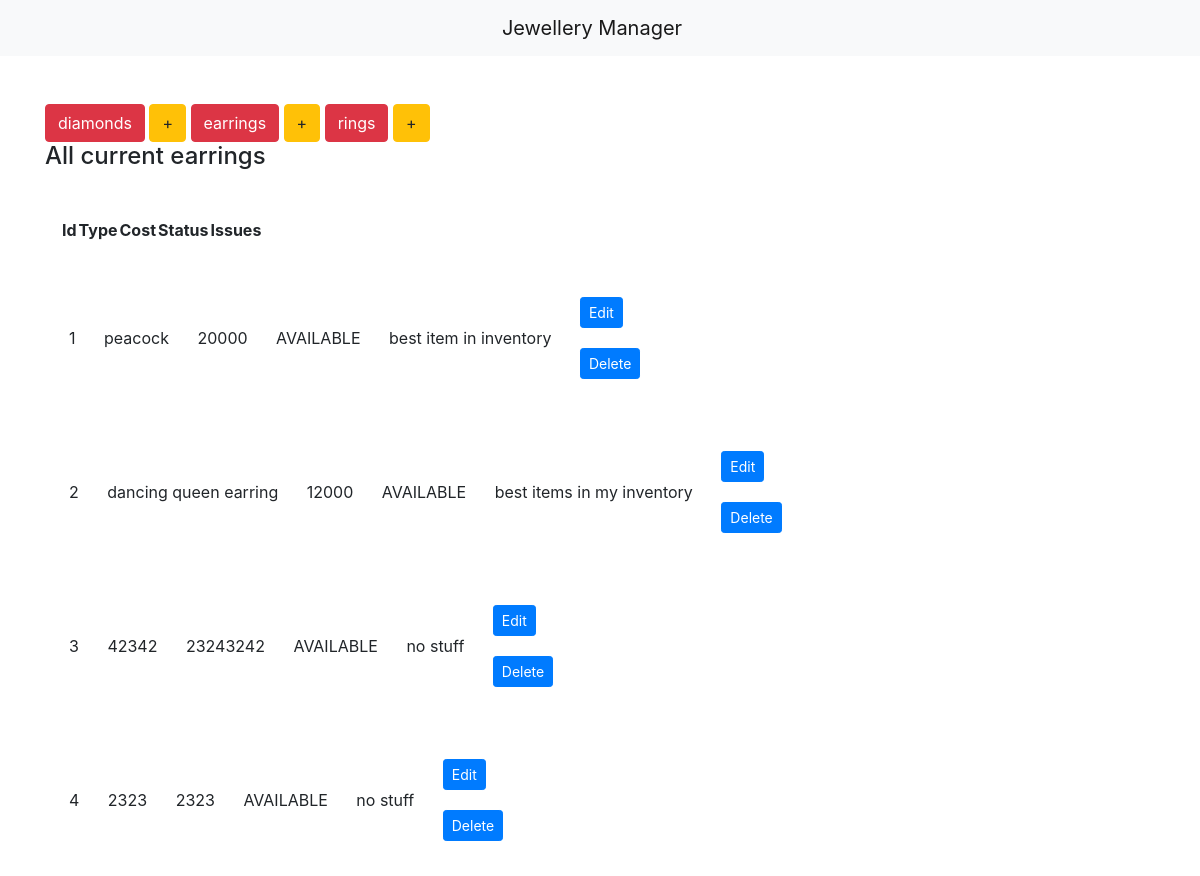
The page /display_earrings on the database as committed earlier.
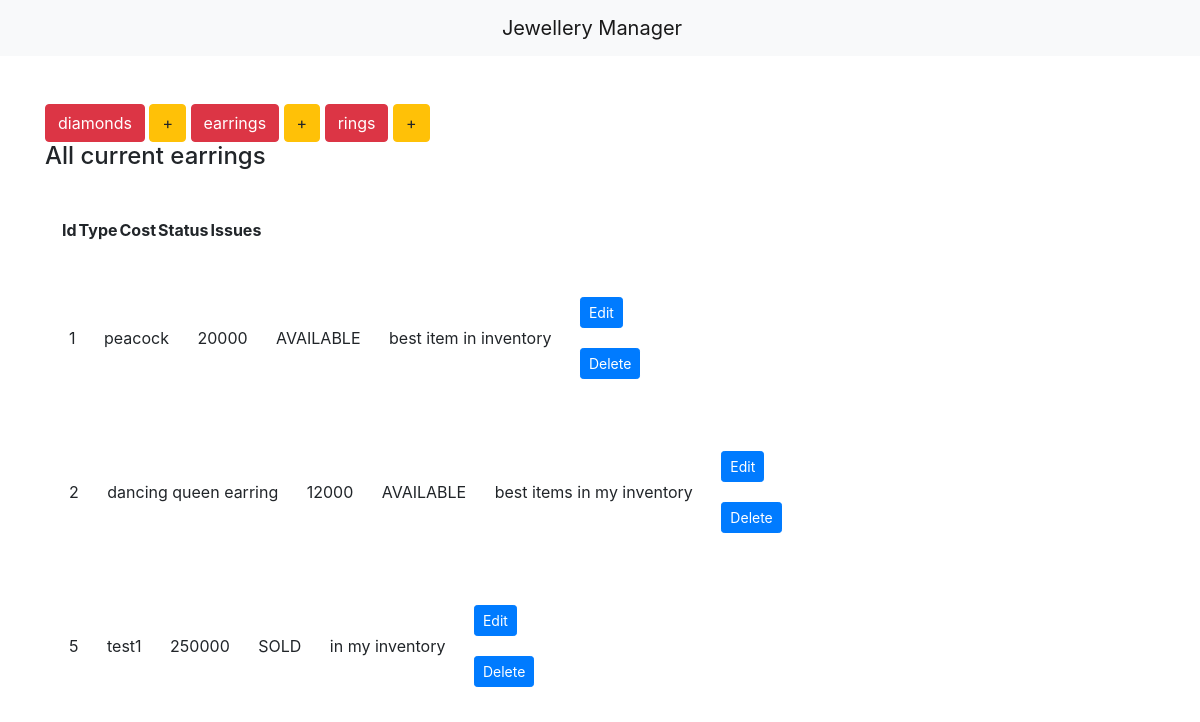
The same page on the database as committed later.
### inventory/models.py (models this page shows)
class jewellery(models.Model):
    type = models.CharField(max_length=100, blank=False)  # name of column
    price = models.IntegerField()
    choice = (('AVAILABLE', 'Item ready to be sold'), ('SOLD',
                                                       'Item sold'), ('In production', 'Item in manufacturing'))  # drop down options
    status = models.CharField(
        max_length=100, choices=choice, default="not available")  # set up drop down options
    issues = models.CharField(max_length=100, default="no stuff")
    class Meta:
        abstract = True

class earring(jewellery):
    pass

### inventory/views.py (the view)
# urls.py: url(r'^display_earrings$', display_earrings, name='display_earrings'),
def display_earrings(request):
    items = earring.objects.all()
    context = {
        'items': items,
        'header': 'earrings'
    }
    return render(request, 'index.html', context)

### inventory/templates/index.html (shortened to what this page needs)
 {%extends 'base.html'%} {%block body%}
<div class="button-group">
    <a href="{% url 'display_diamonds' %}" class="btn btn-danger btn-md" role="button">diamonds</a>
    <a href="{% url 'add_diamonds' %}" class="btn btn-warning btn-md" role="button">+</a>
    <a href="{% url 'display_earrings' %}" class="btn btn-danger btn-md" role="button">earrings</a>
    <a href="{% url 'add_earrings' %}" class="btn btn-warning btn-md" role="button">+</a>
    <a href="{% url 'display_rings' %}" class="btn btn-danger btn-md" role="button">rings</a>
    <a href="{% url 'add_rings' %}" class="btn btn-warning btn-md" role="button">+</a>
</div>
<h4>
    All current {{header}}
</h4>
<table>
    <thead>
        <tr>
            <th>
                Id
            </th>
            <th>
                Type
            </th>
            <th>
                Cost
            </th>
            <th>
                Status
            </th>
            <th>
                Issues
            </th>
        </tr>
        <br>
        <tbody style="flex-direction: row">
            {% for item in items %}
            <tr>
                <td>
                    {{ item.id }}
                </td>
                <td>
                    {{ item.type }}
                </td>
                <td>
                    {{ item.price }}
                </td>
                <td>
                    {{ item.status }}
                </td>
                <td>
                    {{ item.issues }}
                </td>
                {% if header|lower == "diamonds" %}
                <td>
                    <div>
                        <a href="{% url 'edit_diamonds' item.id %}" class="btn btn-primary btn-sm" role="button">Edit</a>
                    </div>
                    <br>
                    <div>
                        <a href="{% url 'delete_diamonds' item.id %}" class="btn btn-primary btn-sm" role="button">Delete</a>
                    </div>
                </td>
                {% else %}
                <td>
                    <div>
                        <a href="{% url 'edit_earrings' item.id %}" class="btn btn-primary btn-sm" role="button">Edit</a>
                    </div>
                    <br>
                    <div>
                        <a href="{% url 'delete_earrings' item.id %}" class="btn btn-primary btn-sm" role="button">Delete</a>
                    </div>
                </td>
                {% endif %}
            </tr>
            {% endfor %}
        </tbody>
    </thead>
</table>
{%endblock%}

### inventory/templates/base.html (shortened to what this page needs)
<html>
<head>
</head>
{%load static%}
<link rel="stylesheet" href="{% static '/css/style.css' %}">
<link rel="stylesheet" href="{% static '/css/bootstrap.min.css' %}">
<body>
    <nav class="navbar navbar-light bg-light">
        <a class="navbar-brand" style="text-align:center">Jewellery Manager</a>
    </nav>
    <br>
    <br>
    <div class="container">
        {%block body%} {% endblock%}
    </div>
</body>
</html>

### inventory/templates/index.html (style rules this page uses)
a { flex: auto; }
thead { margin-top: 20 }
tr { display: block; margin-bottom: 1.5rem; padding: 1rem 0.5rem 0.5rem 1rem; border-radius: 20px; background-color: transparentize( white, 0.15); box-shadow: 0 0 1rem transparentize( black, 0.9); flex: 1; flex-direction: row; }
td { display: inline-block; margin: 0 0.5rem 0.5rem 0; padding: 0.5rem; text-align: left; background-color: white; border: 1px solid transparentize( #58C25F, 0.5); flex: 1; flex-direction: row; }

Rows that differ between the two databases and show on the page:
removed earring: id "3", type "42342", price "23243242", status "AVAILABLE", issues "no stuff"
removed earring: id "4", type "2323", price "2323", status "AVAILABLE", issues "no stuff"
added earring: id "5", type "test1", price "250000", status "SOLD", issues "in my inventory"
